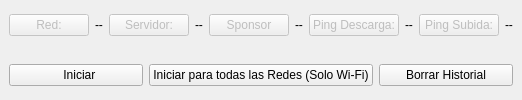
                     <widget class="QWidget" name="widget_4" native="true">
                      <layout class="QVBoxLayout" name="verticalLayout_28">
                       <property name="spacing">
                        <number>0</number>
                       </property>
                       <property name="leftMargin">
                        <number>0</number>
                       </property>
                       <property name="topMargin">
                        <number>0</number>
                       </property>
                       <property name="rightMargin">
                        <number>0</number>
                       </property>
                       <property name="bottomMargin">
                        <number>0</number>
                       </property>
                       <item>
                        <widget class="QWidget" name="widget_49" native="true">
                         <layout class="QHBoxLayout" name="horizontalLayout_60">
                          <item>
                           <widget class="QPushButton" name="pushButton_5">
                            <property name="enabled">
                             <bool>false</bool>
                            </property>
                            <property name="text">
                             <string>Red:</string>
                            </property>
                            <property name="icon">
                             <iconset resource="Recursos.qrc">
                              <normaloff>:/INTER/Imagenes/Reportes/PROVEED.png</normaloff>:/INTER/Imagenes/Reportes/PROVEED.png</iconset>
                            </property>
                           </widget>
                          </item>
                          <item>
                           <widget class="QLabel" name="SpeedRed">
                            <property name="text">
                             <string>--</string>
                            </property>
                           </widget>
                          </item>
                          <item>
                           <widget class="QPushButton" name="pushButton">
                            <property name="enabled">
                             <bool>false</bool>
                            </property>
                            <property name="text">
                             <string>Servidor:</string>
                            </property>
                            <property name="icon">
                             <iconset resource="Recursos.qrc">
                              <normaloff>:/Speed/Imagenes/Speed/Servidor.png</normaloff>:/Speed/Imagenes/Speed/Servidor.png</iconset>
                            </property>
                           </widget>
                          </item>
                          <item>
                           <widget class="QLabel" name="SpeedServidor">
                            <property name="text">
                             <string>--</string>
                            </property>
                           </widget>
                          </item>
                          <item>
                           <widget class="QPushButton" name="pushButton_2">
                            <property name="enabled">
                             <bool>false</bool>
                            </property>
                            <property name="text">
                             <string>Sponsor</string>
                            </property>
                            <property name="icon">
                             <iconset resource="Recursos.qrc">
                              <normaloff>:/Speed/Imagenes/Speed/Host.png</normaloff>:/Speed/Imagenes/Speed/Host.png</iconset>
                            </property>
                           </widget>
                          </item>
                          <item>
                           <widget class="QLabel" name="SpeedSponsor">
                            <property name="text">
                             <string>--</string>
                            </property>
                           </widget>
                          </item>
                          <item>
                           <widget class="QPushButton" name="pushButton_3">
                            <property name="enabled">
                             <bool>false</bool>
                            </property>
                            <property name="text">
                             <string>Ping Descarga:</string>
                            </property>
                            <property name="icon">
                             <iconset resource="Recursos.qrc">
                              <normaloff>:/Speed/Imagenes/Speed/PingSub.png</normaloff>:/Speed/Imagenes/Speed/PingSub.png</iconset>
                            </property>
                           </widget>
                          </item>
                          <item>
                           <widget class="QLabel" name="SpeedBajada">
                            <property name="text">
                             <string>--</string>
                            </property>
                           </widget>
                          </item>
                          <item>
                           <widget class="QPushButton" name="pushButton_4">
                            <property name="enabled">
                             <bool>false</bool>
                            </property>
                            <property name="text">
                             <string>Ping Subida:</string>
                            </property>
                            <property name="icon">
                             <iconset resource="Recursos.qrc">
                              <normaloff>:/Speed/Imagenes/Speed/PingDes.png</normaloff>:/Speed/Imagenes/Speed/PingDes.png</iconset>
                            </property>
                           </widget>
                          </item>
                          <item>
                           <widget class="QLabel" name="SpeedSubida">
                            <property name="text">
                             <string>--</string>
                            </property>
                           </widget>
                          </item>
                         </layout>
                        </widget>
                       </item>
                       <item>
                        <widget class="QWidget" name="widget_54" native="true">
                         <layout class="QHBoxLayout" name="horizontalLayout_9">
                          <item>
                           <widget class="QPushButton" name="PruebaVelBtn">
                            <property name="text">
                             <string>  Iniciar</string>
                            </property>
                            <property name="icon">
                             <iconset resource="Recursos.qrc">
                              <normaloff>:/INTER/Imagenes/Reportes/Speed.png</normaloff>:/INTER/Imagenes/Reportes/Speed.png</iconset>
                            </property>
                           </widget>
                          </item>
                          <item>
                           <widget class="QPushButton" name="PruebaVelTBtn">
                            <property name="text">
                             <string>Iniciar para todas las Redes (Solo Wi-Fi)</string>
                            </property>
                            <property name="icon">
                             <iconset resource="Recursos.qrc">
                              <normaloff>:/INTER/Imagenes/Reportes/Speed.png</normaloff>:/INTER/Imagenes/Reportes/Speed.png</iconset>
                            </property>
                           </widget>
                          </item>
                          <item>
                           <widget class="QPushButton" name="BorrarPruebas">
                            <property name="text">
                             <string>Borrar Historial</string>
                            </property>
                            <property name="icon">
                             <iconset resource="Recursos.qrc">
                              <normaloff>:/INTER/Imagenes/trash.png</normaloff>:/INTER/Imagenes/trash.png</iconset>
                            </property>
                           </widget>
                          </item>
                         </layout>
                        </widget>
                       </item>
                      </layout>
                     </widget>
